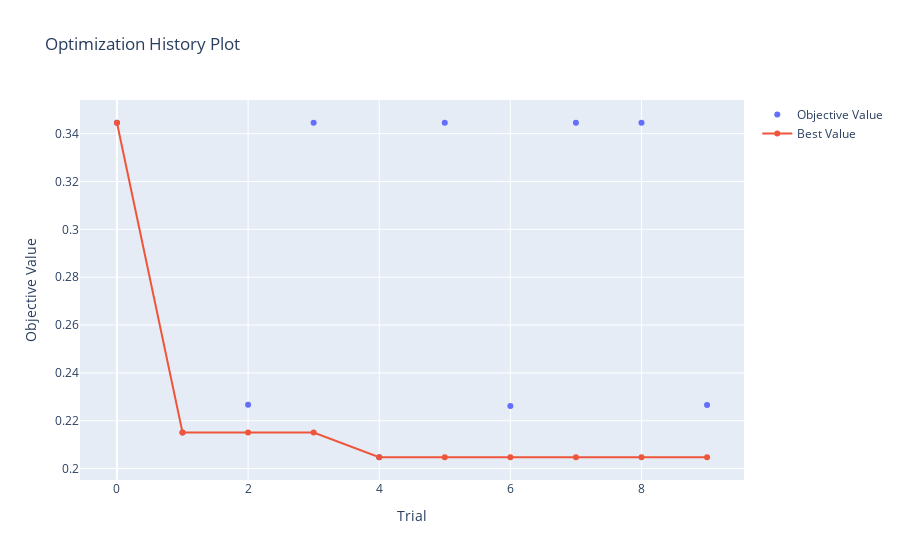

This figure's notebook cell:
### Code cell
optuna.visualization.plot_optimization_history(study_3)

### Figure 1 — Plotly figure (JSON) as saved in the notebook; plotly's stock layout.template omitted (floating-point values rounded to 4 significant figures)
{"data": [{"mode": "markers", "name": "Objective Value", "type": "scatter", "x": [0, 1, 2, 3, 4, 5, 6, 7, 8, 9], "y": [0.3446, 0.2151, 0.2266, 0.3446, 0.2047, 0.3446, 0.2262, 0.3446, 0.3446, 0.2266]}, {"name": "Best Value", "type": "scatter", "x": [0, 1, 2, 3, 4, 5, 6, 7, 8, 9], "y": [0.3446, 0.2151, 0.2151, 0.2151, 0.2047, 0.2047, 0.2047, 0.2047, 0.2047, 0.2047]}], "layout": {"title": {"text": "Optimization History Plot"}, "xaxis": {"title": {"text": "Trial"}}, "yaxis": {"title": {"text": "Objective Value"}}}}
